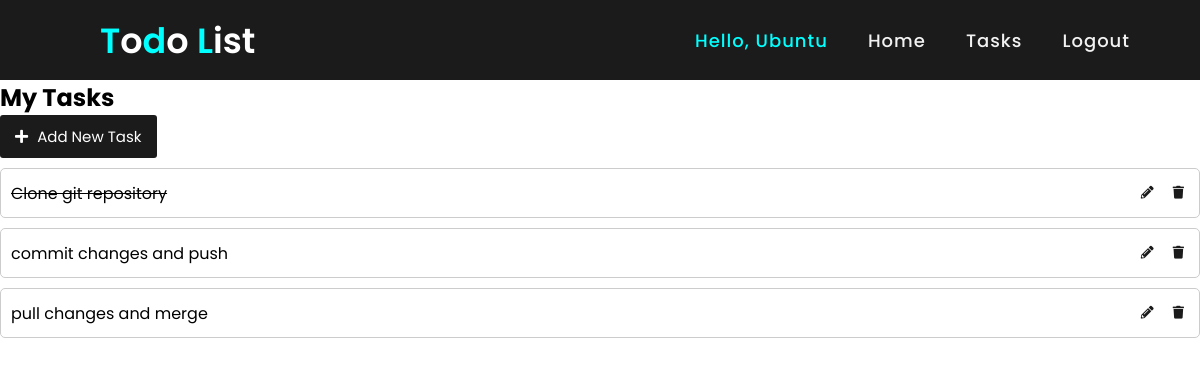
The page /tasks/ (signed in) on the database its author committed.
### myapp/models.py (models this page shows)
class Task(models.Model):
    user = models.ForeignKey(User, on_delete=models.CASCADE)
    title = models.CharField(max_length=100)
    completed = models.BooleanField(default=False)

### myapp/views.py (the view)
# urls.py: path('', views.task_list, name='task_list'),
@login_required
def task_list(request):
    tasks = Task.objects.filter(user=request.user)
    context = {
        'tasks': tasks
    }
    return render(request, 'task_list.html', context)

### templates/task_list.html
{% extends 'base.html' %}
{% block contents %}
<h2>My Tasks</h2>
<div class="add-style">
<a href="{% url 'create_task' %}" class="add-btn"><i class="fas fa-plus"></i> Add New Task</a>
</div>
{% for task in tasks %}
<ul class="task-list">
  {% if task.completed %}
  <li class="task-item">
    <div class="task-info">
      <p class="task-title"><s>{{task.title}}</s></p>
    </div>
    <div class="task-actions">
      <a href="{% url 'edit_task' task.id %}" class="edit-btn"><i class="fas fa-pencil-alt"></i></a>
      <a href="{% url 'delete_task' task.id %}" class="delete-btn"><i class="fas fa-trash"></i></a>
    </div>
  </li>
  {% else %}
  <li class="task-item">
    <div class="task-info">
      <p class="task-title">{{task.title}}</p>
    </div>
    <div class="task-actions">
      <a href="{% url 'edit_task' task.id %}" class="edit-btn"><i class="fas fa-pencil-alt"></i></a>
      <a href="{% url 'delete_task' task.id %}" class="delete-btn"><i class="fas fa-trash"></i></a>
    </div>
  </li>
  {% endif %}
</ul>
{% endfor %}
{% endblock %}

### templates/base.html (shortened to what this page needs)
<!DOCTYPE html>
{% load static %}
<html lang="en">
<head>
    <link rel="stylesheet" href="{% static 'styles/css/style.css' %}">
    <link rel="stylesheet" href="{% static 'styles/css/task_list.css' %}">
    <link rel="stylesheet" href="{% static 'styles/css/task_form.css' %}">
    <link rel="stylesheet" href="{% static 'styles/css/login.css' %}">
    <link rel="stylesheet" href="{% static 'styles/css/register.css' %}">
  <link rel="stylesheet" href="https://cdnjs.cloudflare.com/ajax/libs/font-awesome/5.15.3/css/all.min.css" />
</head>
<body>
<nav>
    <div class="logo">
        <span class="test">T</span>o<span class="test">d</span>o&nbsp;<span class="test">L</span>ist
    </div>
    <ul>
        {% if user.is_authenticated %}
        <li><a class="active" href="">Hello, {{user.first_name}}</a></li>
        <li><a href="{% url 'home' %}">Home</a></li>
        <li><a href="{% url 'task_list' %}">Tasks</a></li>
        <li><a href="{% url 'logout' %}">Logout</a></li>
        {% else %}
        <li><a href="{% url 'home' %}">Home</a></li>
        <li><a href="{% url 'task_list' %}">Tasks</a></li>
        <li><a href="{% url 'register' %}">Register</a></li>
        <li><a href="{% url 'login' %}">Login</a></li>
        {% endif %}
    </ul>
</nav>
{% block contents %}
{% endblock %}
</body>
</html>

### static/styles/css/style.css (style rules this page uses)
* { margin: 0; padding: 0; box-sizing: border-box; font-family: 'Poppins', sans-serif; }
nav { display: flex; height: 80px; width: 100%; background: #1b1b1b; align-items: center; justify-content: space-between; padding: 0 50px 0 100px; flex-wrap: wrap; }
nav .logo { color: #fff; font-size: 35px; font-weight: 600; }
nav ul { display: flex; flex-wrap: wrap; list-style: none; }
nav ul li { margin: 0 5px; }
nav ul li a { color: #f2f2f2; text-decoration: none; font-size: 18px; font-weight: 500; padding: 8px 15px; border-radius: 5px; letter-spacing: 1px; transition: all 0.3s ease; }
.test { color:cyan; }
nav ul li a.active, nav ul li a:hover { color: cyan; background: none; }

### static/styles/css/task_list.css (style rules this page uses)
.task-list { list-style: none; margin: 0; padding: 0; }
.task-item { display: flex; align-items: center; justify-content: space-between; border: 1px solid #ccc; border-radius: 5px; padding: 10px; margin-bottom: 10px; }
.task-title { margin: 0; }
.task-actions a { display: inline-block; padding: 5px; margin-left: 5px; color: #1b1b1b; background-color: #fff; border-radius: 3px; font-size: 0.8em; }
.add-btn { display: inline-block; padding: 10px 15px; margin-bottom: 10px; color: #fff; background-color: #1b1b1b; border: none; border-radius: 3px; font-size: 15px; }
.add-style a { text-decoration: none; }
.add-btn i { margin-right: 5px; }

### rows shown on the page
Task: title "Clone git repository"
Task: title "commit changes and push"
Task: title "pull changes and merge"

### other values the page prints
{{ user.first_name }} "Ubuntu"
